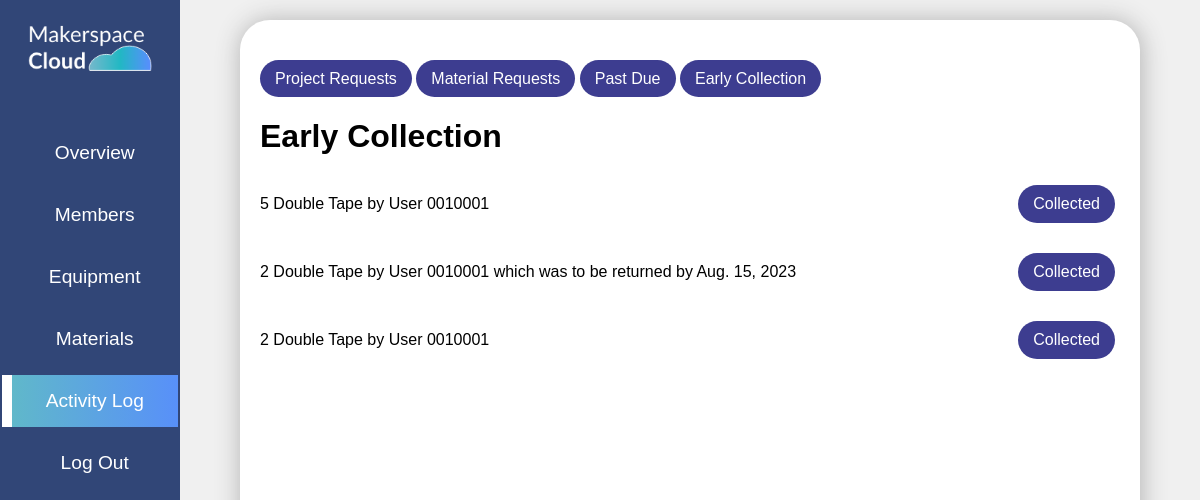
Before: /a_activity_early_collection/ (signed in) with the older database file.
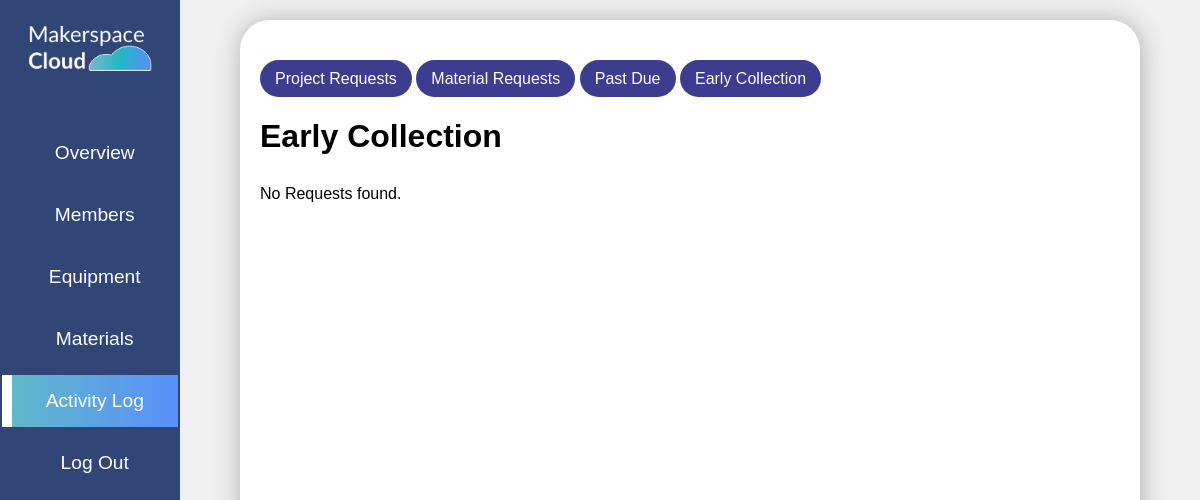
After: the same page with the newer database file.
### equ/models.py (models this page shows, shortened)
class Material_Request(models.Model):
    REQUEST_TYPES = [
        ('_', '_'),
        ('Borrow', 'Borrow'),
        ('Issue', 'Issue'),
    ]
    material = models.ForeignKey(Material, on_delete=models.CASCADE)
    quantity = models.PositiveIntegerField(null=True, blank=True)
    request_type = models.CharField(max_length=10, choices=REQUEST_TYPES)
    return_date = models.DateField(null=True, blank=True)  # Set only for issue requests
    status = models.IntegerField(default=0) #0-pending, 1-active, 2-closed
    user = models.ForeignKey(User,on_delete=models.CASCADE)

class Material(models.Model):
    stock = models.IntegerField(null=True,blank=True)
    name = models.CharField(max_length=100)
    category = models.ForeignKey(Category, on_delete=models.CASCADE,blank=True, null=True)

### equ/views.py (the view)
# urls.py: path('a_activity_early_collection/',views.a_activity_early_collection,name="a_activity_early_collection"),
@login_required
@admin_required
def a_activity_early_collection(request):
    user = request.user
    lab = Lab.objects.get(lab_admin=user)
    material_requests = Material_Request.objects.filter(user__profile__lab=lab, status=1)
    context = {'material_requests':material_requests}
    return render(request, 'equ/a_activity_early_collection.html', context)

### equ/views.py (called while the page is built)
def admin_required(function):
    decorator = user_passes_test(lambda user: user.groups.filter(name='admin').exists())
    return decorator(function)

### equ/templates/equ/a_activity_early_collection.html (shortened to what this page needs)
{% extends "equ/a_activity.html" %}
{% block activitycontent %}
<h1> Early Collection </h1>
<ul class="project_list">
  {% for req in material_requests %}
  <li><form method="post" class="action-form" action="{% url 'a_material_request_handling' req.pk %}">
    {{ req.quantity }} {{ req.material.name }} by User {{ req.user.username }}
    {% if req.request_type == 'Borrow' %}
    which was to be returned by {{ req.return_date }}
    {% endif %}
    <button type="submit" name="action" value="collect_early" class="a-actionbutton accept">Collected</button></form>
  </li>
  {% empty %}
    <li>No Requests found.</li>
  {% endfor %}
</ul>
{% endblock activitycontent %}

Changed rows visible on the page:
no longer on this page (row edited): Material_Request: quantity "5", material.name "Double Tape", user.username "0010001"
no longer on this page (row edited): Material_Request: quantity "2", material.name "Double Tape", user.username "0010001", return_date "Aug. 15, 2023"
no longer on this page (row edited): Material_Request: quantity "2", material.name "Double Tape", user.username "0010001"
Other visible differences:
text now shown: "No Requests found."
